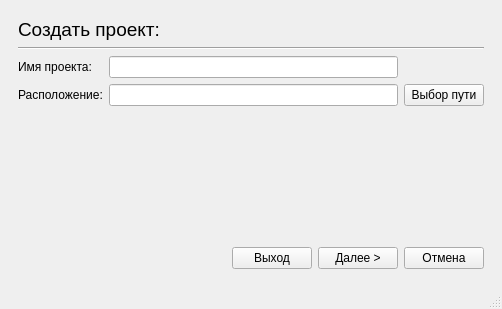
<?xml version="1.0" encoding="UTF-8"?>
<ui version="4.0">
 <class>ProjectCreator</class>
 <widget class="QMainWindow" name="ProjectCreator">
  <property name="geometry">
   <rect>
    <x>0</x>
    <y>0</y>
    <width>502</width>
    <height>309</height>
   </rect>
  </property>
  <property name="windowTitle">
   <string>Создание проекта</string>
  </property>
  <widget class="QWidget" name="centralwidget">
   <layout class="QVBoxLayout" name="verticalLayout">
    <item>
     <widget class="QStackedWidget" name="stackedWidget">
      <property name="currentIndex">
       <number>0</number>
      </property>
      <widget class="QWidget" name="createPage">
       <layout class="QVBoxLayout" name="verticalLayout_2">
        <item>
         <widget class="QLabel" name="createTopLabel">
          <property name="sizePolicy">
           <sizepolicy hsizetype="Preferred" vsizetype="Preferred">
            <horstretch>0</horstretch>
            <verstretch>0</verstretch>
           </sizepolicy>
          </property>
          <property name="font">
           <font>
            <pointsize>14</pointsize>
           </font>
          </property>
          <property name="text">
           <string>Создать проект:</string>
          </property>
         </widget>
        </item>
        <item>
         <widget class="Line" name="createLine">
          <property name="orientation">
           <enum>Qt::Horizontal</enum>
          </property>
         </widget>
        </item>
        <item>
         <layout class="QGridLayout" name="gridLayout">
          <item row="0" column="1">
           <widget class="QLineEdit" name="prNameEdit"/>
          </item>
          <item row="1" column="1">
           <widget class="QLineEdit" name="dirPlaceEdit"/>
          </item>
          <item row="1" column="0">
           <widget class="QLabel" name="dirPlaceLabel">
            <property name="text">
             <string>Расположение:</string>
            </property>
           </widget>
          </item>
          <item row="0" column="0">
           <widget class="QLabel" name="prNameLabel">
            <property name="text">
             <string>Имя проекта:</string>
            </property>
           </widget>
          </item>
          <item row="1" column="2">
           <widget class="QPushButton" name="dirPlaceButton">
            <property name="text">
             <string>Выбор пути</string>
            </property>
           </widget>
          </item>
         </layout>
        </item>
        <item>
         <spacer name="verticalSpacer_2">
          <property name="orientation">
           <enum>Qt::Vertical</enum>
          </property>
          <property name="sizeType">
           <enum>QSizePolicy::MinimumExpanding</enum>
          </property>
          <property name="sizeHint" stdset="0">
           <size>
            <width>20</width>
            <height>40</height>
           </size>
          </property>
         </spacer>
        </item>
        <item>
         <layout class="QHBoxLayout" name="horizontalLayout">
          <item>
           <spacer name="horizontalSpacer">
            <property name="orientation">
             <enum>Qt::Horizontal</enum>
            </property>
            <property name="sizeHint" stdset="0">
             <size>
              <width>40</width>
              <height>20</height>
             </size>
            </property>
           </spacer>
          </item>
          <item>
           <widget class="QPushButton" name="exitButton1">
            <property name="text">
             <string>Выход</string>
            </property>
           </widget>
          </item>
          <item>
           <widget class="QPushButton" name="nextButton1">
            <property name="text">
             <string>Далее &gt;</string>
            </property>
           </widget>
          </item>
          <item>
           <widget class="QPushButton" name="cancelButton1">
            <property name="text">
             <string>Отмена</string>
            </property>
           </widget>
          </item>
         </layout>
        </item>
       </layout>
      </widget>
      <widget class="QWidget" name="unitsPage">
       <layout class="QVBoxLayout" name="verticalLayout_3">
        <item>
         <widget class="QLabel" name="unitsTopLabel">
          <property name="sizePolicy">
           <sizepolicy hsizetype="Preferred" vsizetype="Preferred">
            <horstretch>0</horstretch>
            <verstretch>0</verstretch>
           </sizepolicy>
          </property>
          <property name="font">
           <font>
            <pointsize>14</pointsize>
           </font>
          </property>
          <property name="text">
           <string>Единицы измерения:</string>
          </property>
         </widget>
        </item>
        <item>
         <widget class="Line" name="unitsLine">
          <property name="orientation">
           <enum>Qt::Horizontal</enum>
          </property>
         </widget>
        </item>
        <item>
         <layout class="QGridLayout" name="gridLayout_2">
          <item row="0" column="1">
           <widget class="QComboBox" name="dimsComboBox">
            <property name="sizePolicy">
             <sizepolicy hsizetype="Expanding" vsizetype="Fixed">
              <horstretch>0</horstretch>
              <verstretch>0</verstretch>
             </sizepolicy>
            </property>
            <property name="currentIndex">
             <number>1</number>
            </property>
            <item>
             <property name="text">
              <string>мкм</string>
             </property>
            </item>
            <item>
             <property name="text">
              <string>мм</string>
             </property>
            </item>
            <item>
             <property name="text">
              <string>см</string>
             </property>
            </item>
            <item>
             <property name="text">
              <string>м</string>
             </property>
            </item>
           </widget>
          </item>
          <item row="1" column="0">
           <widget class="QLabel" name="freqsLabel">
            <property name="text">
             <string>Частота:</string>
            </property>
           </widget>
          </item>
          <item row="0" column="0">
           <widget class="QLabel" name="dimsLabel">
            <property name="text">
             <string>Размеры:</string>
            </property>
           </widget>
          </item>
          <item row="2" column="0">
           <widget class="QLabel" name="timeLabel">
            <property name="text">
             <string>Время:</string>
            </property>
           </widget>
          </item>
          <item row="2" column="1">
           <widget class="QComboBox" name="timeComboBox">
            <property name="currentIndex">
             <number>1</number>
            </property>
            <item>
             <property name="text">
              <string>пс</string>
             </property>
            </item>
            <item>
             <property name="text">
              <string>нс</string>
             </property>
            </item>
            <item>
             <property name="text">
              <string>мкс</string>
             </property>
            </item>
            <item>
             <property name="text">
              <string>мс</string>
             </property>
            </item>
            <item>
             <property name="text">
              <string>с</string>
             </property>
            </item>
           </widget>
          </item>
          <item row="1" column="1">
           <widget class="QComboBox" name="freqsComboBox">
            <property name="currentIndex">
             <number>3</number>
            </property>
            <item>
             <property name="text">
              <string>Гц</string>
             </property>
            </item>
            <item>
             <property name="text">
              <string>КГц</string>
             </property>
            </item>
            <item>
             <property name="text">
              <string>МГц</string>
             </property>
            </item>
            <item>
             <property name="text">
              <string>ГГц</string>
             </property>
            </item>
           </widget>
          </item>
         </layout>
        </item>
        <item>
         <spacer name="verticalSpacer">
          <property name="orientation">
           <enum>Qt::Vertical</enum>
          </property>
          <property name="sizeType">
           <enum>QSizePolicy::MinimumExpanding</enum>
          </property>
          <property name="sizeHint" stdset="0">
           <size>
            <width>20</width>
            <height>40</height>
           </size>
          </property>
         </spacer>
        </item>
        <item>
         <layout class="QHBoxLayout" name="horizontalLayout_2">
          <item>
           <spacer name="horizontalSpacer_2">
            <property name="orientation">
             <enum>Qt::Horizontal</enum>
            </property>
            <property name="sizeHint" stdset="0">
             <size>
              <width>40</width>
              <height>20</height>
             </size>
            </property>
           </spacer>
          </item>
          <item>
           <widget class="QPushButton" name="backButton2">
            <property name="text">
             <string>&lt; Назад</string>
            </property>
           </widget>
          </item>
          <item>
           <widget class="QPushButton" name="nextButton2">
            <property name="text">
             <string>Далее &gt;</string>
            </property>
           </widget>
          </item>
          <item>
           <widget class="QPushButton" name="cancelButton2">
            <property name="text">
             <string>Отмена</string>
            </property>
           </widget>
          </item>
         </layout>
        </item>
       </layout>
      </widget>
      <widget class="QWidget" name="solverPage">
       <layout class="QVBoxLayout" name="verticalLayout_4">
        <item>
         <widget class="QLabel" name="solverTopLabel">
          <property name="sizePolicy">
           <sizepolicy hsizetype="Preferred" vsizetype="Preferred">
            <horstretch>0</horstretch>
            <verstretch>0</verstretch>
           </sizepolicy>
          </property>
          <property name="font">
           <font>
            <pointsize>14</pointsize>
           </font>
          </property>
          <property name="text">
           <string>Решение:</string>
          </property>
         </widget>
        </item>
        <item>
         <widget class="Line" name="solverLine">
          <property name="orientation">
           <enum>Qt::Horizontal</enum>
          </property>
         </widget>
        </item>
        <item>
         <layout class="QGridLayout" name="gridLayout_3">
          <item row="1" column="3">
           <widget class="QLabel" name="freqMinUnitLabel">
            <property name="text">
             <string>Гц</string>
            </property>
           </widget>
          </item>
          <item row="4" column="2">
           <widget class="QLineEdit" name="freqStepLineEdit"/>
          </item>
          <item row="2" column="2">
           <widget class="QLineEdit" name="freqMaxEdit"/>
          </item>
          <item row="1" column="2">
           <widget class="QLineEdit" name="freqMinEdit"/>
          </item>
          <item row="0" column="2">
           <widget class="QComboBox" name="solverComboBox">
            <item>
             <property name="text">
              <string>MoM</string>
             </property>
            </item>
            <item>
             <property name="text">
              <string>FDTD</string>
             </property>
            </item>
           </widget>
          </item>
          <item row="4" column="0">
           <widget class="QLabel" name="freqStepLabel">
            <property name="text">
             <string>Шаг перебора частоты:</string>
            </property>
           </widget>
          </item>
          <item row="4" column="3">
           <widget class="QLabel" name="freqStepUnitLabel">
            <property name="text">
             <string>Гц</string>
            </property>
           </widget>
          </item>
          <item row="1" column="0">
           <widget class="QLabel" name="freqMinLabel">
            <property name="text">
             <string>Минимальная частота:</string>
            </property>
           </widget>
          </item>
          <item row="2" column="0">
           <widget class="QLabel" name="freqMaxLabel">
            <property name="text">
             <string>Максимальная частота:</string>
            </property>
           </widget>
          </item>
          <item row="2" column="3">
           <widget class="QLabel" name="freqMaxUnitLabel">
            <property name="text">
             <string>Гц</string>
            </property>
           </widget>
          </item>
          <item row="0" column="0">
           <widget class="QLabel" name="solverTypeLabel">
            <property name="text">
             <string>Тип решателя:</string>
            </property>
           </widget>
          </item>
          <item row="5" column="0">
           <widget class="QLabel" name="pointsNumberLabel">
            <property name="text">
             <string>Число точек:</string>
            </property>
           </widget>
          </item>
          <item row="5" column="2">
           <widget class="QLineEdit" name="pointsNumberEdit">
            <property name="text">
             <string>1001</string>
            </property>
           </widget>
          </item>
          <item row="3" column="2">
           <widget class="QRadioButton" name="freqStepRadioButton">
            <property name="enabled">
             <bool>true</bool>
            </property>
            <property name="text">
             <string>Шаг по частоте</string>
            </property>
            <property name="checked">
             <bool>false</bool>
            </property>
           </widget>
          </item>
          <item row="3" column="0">
           <widget class="QRadioButton" name="pointsNumberRadioButton">
            <property name="text">
             <string>Число точек</string>
            </property>
            <property name="checked">
             <bool>true</bool>
            </property>
           </widget>
          </item>
         </layout>
        </item>
        <item>
         <layout class="QHBoxLayout" name="horizontalLayout_3">
          <item>
           <spacer name="horizontalSpacer_3">
            <property name="orientation">
             <enum>Qt::Horizontal</enum>
            </property>
            <property name="sizeHint" stdset="0">
             <size>
              <width>40</width>
              <height>20</height>
             </size>
            </property>
           </spacer>
          </item>
          <item>
           <widget class="QPushButton" name="backButton3">
            <property name="text">
             <string>&lt; Назад</string>
            </property>
           </widget>
          </item>
          <item>
           <widget class="QPushButton" name="nextButton3">
            <property name="text">
             <string>Далее &gt;</string>
            </property>
           </widget>
          </item>
          <item>
           <widget class="QPushButton" name="cancelButton3">
            <property name="text">
             <string>Отмена</string>
            </property>
           </widget>
          </item>
         </layout>
        </item>
       </layout>
      </widget>
      <widget class="QWidget" name="finishPage">
       <layout class="QVBoxLayout" name="verticalLayout_5">
        <item>
         <widget class="QLabel" name="finishTopLabel">
          <property name="sizePolicy">
           <sizepolicy hsizetype="Preferred" vsizetype="Preferred">
            <horstretch>0</horstretch>
            <verstretch>0</verstretch>
           </sizepolicy>
          </property>
          <property name="font">
           <font>
            <pointsize>14</pointsize>
           </font>
          </property>
          <property name="text">
           <string>Завершите создание проекта:</string>
          </property>
         </widget>
        </item>
        <item>
         <widget class="Line" name="finishTopLine">
          <property name="orientation">
           <enum>Qt::Horizontal</enum>
          </property>
         </widget>
        </item>
        <item>
         <layout class="QHBoxLayout" name="horizontalLayout_4">
          <item>
           <widget class="QTextBrowser" name="solverTextBrowser"/>
          </item>
          <item>
           <widget class="Line" name="finishLine1">
            <property name="orientation">
             <enum>Qt::Vertical</enum>
            </property>
           </widget>
          </item>
          <item>
           <widget class="QTextBrowser" name="unitsTextBrowser"/>
          </item>
          <item>
           <widget class="Line" name="finishLine2">
            <property name="orientation">
             <enum>Qt::Vertical</enum>
            </property>
           </widget>
          </item>
          <item>
           <widget class="QTextBrowser" name="freqsTextBrowser"/>
          </item>
         </layout>
        </item>
        <item>
         <spacer name="verticalSpacer_3">
          <property name="orientation">
           <enum>Qt::Vertical</enum>
          </property>
          <property name="sizeType">
           <enum>QSizePolicy::MinimumExpanding</enum>
          </property>
          <property name="sizeHint" stdset="0">
           <size>
            <width>20</width>
            <height>40</height>
           </size>
          </property>
         </spacer>
        </item>
        <item>
         <layout class="QHBoxLayout" name="horizontalLayout_5">
          <item>
           <spacer name="horizontalSpacer_4">
            <property name="orientation">
             <enum>Qt::Horizontal</enum>
            </property>
            <property name="sizeHint" stdset="0">
             <size>
              <width>40</width>
              <height>20</height>
             </size>
            </property>
           </spacer>
          </item>
          <item>
           <widget class="QPushButton" name="backButton4">
            <property name="text">
             <string>&lt; Назад</string>
            </property>
           </widget>
          </item>
          <item>
           <widget class="QPushButton" name="createButton4">
            <property name="text">
             <string>Создать</string>
            </property>
           </widget>
          </item>
          <item>
           <widget class="QPushButton" name="cancelButton4">
            <property name="text">
             <string>Отмена</string>
            </property>
           </widget>
          </item>
         </layout>
        </item>
       </layout>
      </widget>
     </widget>
    </item>
   </layout>
  </widget>
  <widget class="QMenuBar" name="menubar">
   <property name="geometry">
    <rect>
     <x>0</x>
     <y>0</y>
     <width>502</width>
     <height>21</height>
    </rect>
   </property>
  </widget>
  <widget class="QStatusBar" name="statusbar"/>
 </widget>
 <resources/>
 <connections/>
</ui>
